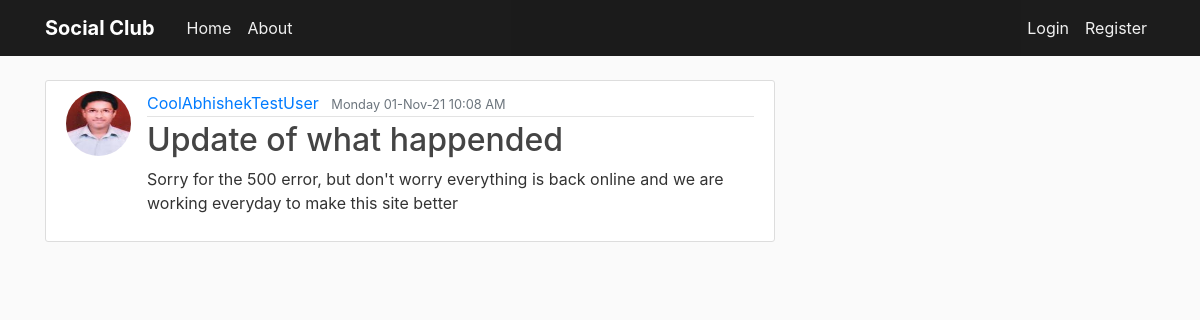
Screenshot of /post/2 with the database file from the repository.
### flaskblog/models.py (models this page shows, shortened)
class User(db.Model,UserMixin):
    id = db.Column(db.Integer, primary_key=True)
    username = db.Column(db.String(20), unique=True, nullable=False)
    email = db.Column(db.String(120), unique=True, nullable=False)
    image_file = db.Column(db.String(20), nullable=False,
                           default='default.jpg')
    password = db.Column(db.String(60), nullable=False)
    date_of_join = db.Column(db.DateTime,default=datetime.utcnow())
    posts = db.relationship('Post', backref='author', lazy=True)

class Post(db.Model):
    id = db.Column(db.Integer, primary_key=True)
    title = db.Column(db.String(100), nullable=False)
    date_posted = db.Column(db.DateTime, nullable=False,
                            default=datetime.utcnow)
    content = db.Column(db.Text, nullable=False)
    user_id = db.Column(db.Integer, db.ForeignKey('user.id'), nullable=False)
    post_edited = db.Column(db.Boolean,unique=False, default=False)

### flaskblog/posts/routes.py (the view)
@posts.route('/post/<int:post_id>')
def post(post_id):
    post = Post.query.get_or_404(post_id)
    return render_template('post.html',title=post.title,post=post,timezone=timezone)

### flaskblog/templates/post.html (shortened to what this page needs)
{% extends "layout.html" %}
{% block content %}
<article class="media content-section">
    <image class ="rounded-circle article-img" src ="{{url_for('static',filename='profile_pics/'+post.author.image_file)}}"></image>
    <div class="media-body">
        <div class="article-metadata">
            <a class="mr-2" href="#">{{ post.author.username }}</a>
            {%if post.post_edited %}
            <small class="text-muted">{{ post.date_posted.replace(tzinfo=timezone.utc).astimezone(tz=None).strftime('%A %d-%b-%y %I:%M %p') }} (Edited)</small>
            {%else%}
            <small class="text-muted">{{ post.date_posted.replace(tzinfo=timezone.utc).astimezone(tz=None).strftime('%A %d-%b-%y %I:%M %p') }}</small>
            {%endif%}
        </div>
        <h2 class = "article-title">{{ post.title }}</h2>
        <p class="article-content">{{ post.content }}</p>
    </div>
</article>
{% endblock content %}

### flaskblog/static/main.css (style rules this page uses)
body { background: #fafafa; color: #333333; margin-top: 5rem; }
h1, h2, h3, h4, h5, h6 { color: #444444; }
.content-section { background: #ffffff; padding: 10px 20px; border: 1px solid #dddddd; border-radius: 3px; margin-bottom: 20px; }
.article-title { color: #444444; }
.article-content { white-space: pre-line; }
.article-img { height: 65px; width: 65px; margin-right: 16px; }
.article-metadata { padding-bottom: 1px; margin-bottom: 4px; border-bottom: 1px solid #e3e3e3 }

### rows the page displays
User: image_file (picture), author.username "CoolAbhishekTestUser"
Post: date_posted.replace "Monday 01-Nov-21 10:08 AM", title "Update of what happended", content "Sorry for the 500 error, but don't worry everything is back online and we are working everyday to make this site better"
